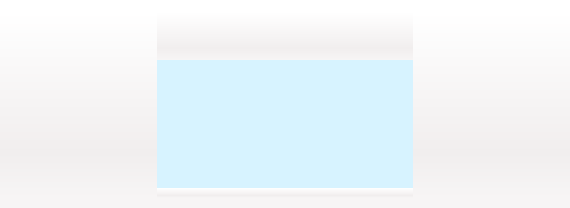
<?xml version="1.0" encoding="UTF-8"?>
<ui version="4.0">
 <class>SimulatedUIWidgetX9LITE</class>
 <widget class="QWidget" name="SimulatedUIWidgetX9LITE">
  <property name="geometry">
   <rect>
    <x>0</x>
    <y>0</y>
    <width>570</width>
    <height>208</height>
   </rect>
  </property>
  <property name="sizePolicy">
   <sizepolicy hsizetype="Fixed" vsizetype="Fixed">
    <horstretch>0</horstretch>
    <verstretch>0</verstretch>
   </sizepolicy>
  </property>
  <property name="minimumSize">
   <size>
    <width>570</width>
    <height>208</height>
   </size>
  </property>
  <property name="maximumSize">
   <size>
    <width>570</width>
    <height>208</height>
   </size>
  </property>
  <property name="windowTitle">
   <string notr="true">Taranis X3 Simulator</string>
  </property>
  <property name="styleSheet">
   <string notr="true">background-color: qlineargradient(spread:reflect, x1:0, y1:0, x2:0, y2:1, stop:0 rgba(255, 255, 255, 255), stop:0.757062 rgba(241, 238, 238, 255), stop:1 rgba(247, 245, 245, 255));</string>
  </property>
  <layout class="QGridLayout" name="gridLayout">
   <property name="leftMargin">
    <number>0</number>
   </property>
   <property name="topMargin">
    <number>0</number>
   </property>
   <property name="rightMargin">
    <number>0</number>
   </property>
   <property name="bottomMargin">
    <number>0</number>
   </property>
   <property name="spacing">
    <number>0</number>
   </property>
   <item row="1" column="0" rowspan="3">
    <widget class="ButtonsWidget" name="leftbuttons" native="true">
     <property name="sizePolicy">
      <sizepolicy hsizetype="Fixed" vsizetype="Fixed">
       <horstretch>0</horstretch>
       <verstretch>0</verstretch>
      </sizepolicy>
     </property>
     <property name="minimumSize">
      <size>
       <width>157</width>
       <height>186</height>
      </size>
     </property>
     <property name="maximumSize">
      <size>
       <width>157</width>
       <height>186</height>
      </size>
     </property>
     <property name="styleSheet">
      <string notr="true">background:url(:/images/simulator/X9LITE/left.png);</string>
     </property>
    </widget>
   </item>
   <item row="2" column="1">
    <widget class="LcdWidget" name="lcd" native="true">
     <property name="sizePolicy">
      <sizepolicy hsizetype="Fixed" vsizetype="Fixed">
       <horstretch>0</horstretch>
       <verstretch>0</verstretch>
      </sizepolicy>
     </property>
     <property name="minimumSize">
      <size>
       <width>256</width>
       <height>128</height>
      </size>
     </property>
     <property name="maximumSize">
      <size>
       <width>424</width>
       <height>128</height>
      </size>
     </property>
     <property name="styleSheet">
      <string notr="true">background-color: rgb(215, 243, 255);</string>
     </property>
    </widget>
   </item>
   <item row="1" column="2" rowspan="3">
    <widget class="ButtonsWidget" name="rightbuttons" native="true">
     <property name="sizePolicy">
      <sizepolicy hsizetype="Fixed" vsizetype="Fixed">
       <horstretch>0</horstretch>
       <verstretch>0</verstretch>
      </sizepolicy>
     </property>
     <property name="minimumSize">
      <size>
       <width>157</width>
       <height>186</height>
      </size>
     </property>
     <property name="maximumSize">
      <size>
       <width>157</width>
       <height>186</height>
      </size>
     </property>
     <property name="styleSheet">
      <string notr="true">background:url(:/images/simulator/X9LITE/right.png)</string>
     </property>
    </widget>
   </item>
   <item row="1" column="1">
    <widget class="QWidget" name="top" native="true">
     <property name="sizePolicy">
      <sizepolicy hsizetype="Fixed" vsizetype="Fixed">
       <horstretch>0</horstretch>
       <verstretch>0</verstretch>
      </sizepolicy>
     </property>
     <property name="minimumSize">
      <size>
       <width>256</width>
       <height>48</height>
      </size>
     </property>
     <property name="maximumSize">
      <size>
       <width>256</width>
       <height>48</height>
      </size>
     </property>
     <property name="styleSheet">
      <string notr="true">background:url(:/images/simulator/X9LITE/top.png)</string>
     </property>
    </widget>
   </item>
   <item row="3" column="1">
    <widget class="QWidget" name="bottom" native="true">
     <property name="sizePolicy">
      <sizepolicy hsizetype="Fixed" vsizetype="Fixed">
       <horstretch>0</horstretch>
       <verstretch>0</verstretch>
      </sizepolicy>
     </property>
     <property name="minimumSize">
      <size>
       <width>256</width>
       <height>10</height>
      </size>
     </property>
     <property name="maximumSize">
      <size>
       <width>256</width>
       <height>10</height>
      </size>
     </property>
     <property name="styleSheet">
      <string notr="true">background:url(:/images/simulator/X9LITE/bottom.png)</string>
     </property>
    </widget>
   </item>
   <item row="0" column="0" colspan="3">
    <widget class="QLabel" name="label">
     <property name="sizePolicy">
      <sizepolicy hsizetype="Preferred" vsizetype="Fixed">
       <horstretch>0</horstretch>
       <verstretch>0</verstretch>
      </sizepolicy>
     </property>
     <property name="minimumSize">
      <size>
       <width>0</width>
       <height>10</height>
      </size>
     </property>
     <property name="maximumSize">
      <size>
       <width>16777215</width>
       <height>12</height>
      </size>
     </property>
     <property name="baseSize">
      <size>
       <width>0</width>
       <height>12</height>
      </size>
     </property>
     <property name="styleSheet">
      <string notr="true">background-color: rgb(255, 255, 255);</string>
     </property>
     <property name="text">
      <string notr="true"/>
     </property>
    </widget>
   </item>
   <item row="4" column="0" colspan="3">
    <widget class="QLabel" name="label_2">
     <property name="sizePolicy">
      <sizepolicy hsizetype="Preferred" vsizetype="Fixed">
       <horstretch>0</horstretch>
       <verstretch>0</verstretch>
      </sizepolicy>
     </property>
     <property name="minimumSize">
      <size>
       <width>0</width>
       <height>10</height>
      </size>
     </property>
     <property name="maximumSize">
      <size>
       <width>16777215</width>
       <height>10</height>
      </size>
     </property>
     <property name="styleSheet">
      <string notr="true">background-color: rgb(247, 245, 245);</string>
     </property>
     <property name="text">
      <string notr="true"/>
     </property>
    </widget>
   </item>
  </layout>
 </widget>
 <customwidgets>
  <customwidget>
   <class>LcdWidget</class>
   <extends>QWidget</extends>
   <header>lcdwidget.h</header>
   <container>1</container>
  </customwidget>
  <customwidget>
   <class>ButtonsWidget</class>
   <extends>QWidget</extends>
   <header>buttonswidget.h</header>
   <container>1</container>
  </customwidget>
 </customwidgets>
 <resources/>
 <connections/>
</ui>
